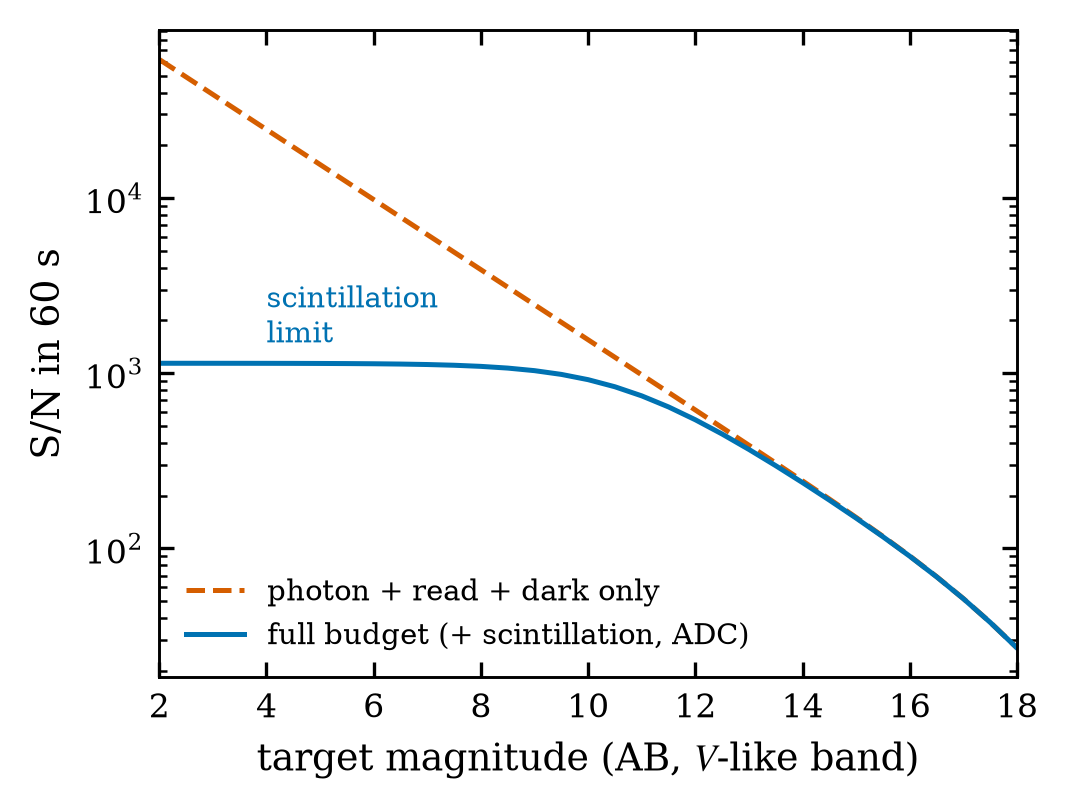

This chart was generated by the following Python code:
#!/usr/bin/env python3
"""Broad-band S/N versus magnitude: full noise budget and the scintillation limit.

Runs the released PhotometryETC on the 358 mm reference configuration.
"""

import numpy as np
import matplotlib.pyplot as plt

from figstyle import COLORS, SINGLE, save
from detector import Detector
from photometry import PhotometryETC

T_EXP = 60.0


def build_etc():
    wave = np.linspace(3500.0, 10500.0, 1000)
    template = np.column_stack((wave, np.full_like(wave, 3.60e-9)))
    band = np.column_stack((wave, ((wave >= 5000.0) & (wave <= 6000.0)).astype(float)))
    qe = np.column_stack((wave, np.full_like(wave, 0.90)))
    atmo_curve = np.column_stack((wave, np.full_like(wave, 0.85)))
    telescope = {"diameter_mm": 358.0, "obstruction_mm": 87.5, "efficiency": 0.70,
                 "focal_length_mm": 2000.0}
    detector = Detector(13.5, 2.5, 80000.0, 16, read_noise_e=5.0, dark_current_e_s_pix=0.02)
    atmosphere = {"airmass": 1.2, "seeing_arcsec": 1.5, "transmission_curve": atmo_curve,
                  "psf_model": "moffat", "moffat_beta": 2.5, "elevation_m": 1366.0}
    sky = {"sky_mag": 21.2, "sky_zero_point_jy": 3631.0, "sky_at_telescope": True,
           "aperture_radius_arcsec": 2.0}
    return PhotometryETC(telescope, detector, atmosphere, sky), template, band, qe


def main():
    etc, template, band, qe = build_etc()
    mags = np.arange(2.0, 18.1, 0.5)
    full, poisson = [], []
    for mag in mags:
        r = etc.compute_photometry_single(template, band, qe, mag, T_EXP)
        full.append(r["snr"])
        s = r["photons_source_es"] * T_EXP
        b = r["photons_sky_es"] * T_EXP
        d = etc.detector.dark_current_e_s_pix * r["n_pixels"] * T_EXP
        poisson.append(s / np.sqrt(s + b + d + r["n_pixels"] * etc.detector.read_noise_e ** 2))

    fig, ax = plt.subplots(figsize=SINGLE)
    ax.semilogy(mags, poisson, color=COLORS["red"], linestyle="--",
                label="photon + read + dark only")
    ax.semilogy(mags, full, color=COLORS["blue"],
                label="full budget (+ scintillation, ADC)")
    ax.set_xlabel(r"target magnitude (AB, $V$-like band)")
    ax.set_ylabel(f"S/N in {T_EXP:.0f} s")
    ax.set_xlim(2, 18)
    ax.legend(loc="lower left", fontsize=7)
    ax.annotate("scintillation\nlimit", xy=(4.0, 1.5e3), fontsize=7, color=COLORS["blue"])
    save(fig, "fig_06_snr_budget")


if __name__ == "__main__":
    main()
